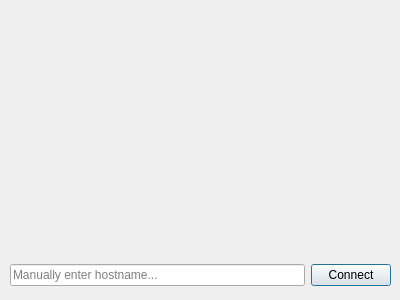
<?xml version="1.0" encoding="UTF-8"?>
<ui version="4.0">
 <class>UserList</class>
 <widget class="QDialog" name="UserList">
  <property name="geometry">
   <rect>
    <x>0</x>
    <y>0</y>
    <width>400</width>
    <height>300</height>
   </rect>
  </property>
  <property name="windowTitle">
   <string>MQTT Messenger - Contacts</string>
  </property>
  <widget class="QWidget" name="verticalLayoutWidget">
   <property name="geometry">
    <rect>
     <x>39</x>
     <y>9</y>
     <width>321</width>
     <height>241</height>
    </rect>
   </property>
   <layout class="QVBoxLayout" name="verticalLayout"/>
  </widget>
  <widget class="QWidget" name="horizontalLayoutWidget">
   <property name="geometry">
    <rect>
     <x>10</x>
     <y>260</y>
     <width>381</width>
     <height>31</height>
    </rect>
   </property>
   <layout class="QHBoxLayout" name="horizontalLayout">
    <item>
     <widget class="QLineEdit" name="lineEditHostname">
      <property name="placeholderText">
       <string>Manually enter hostname...</string>
      </property>
     </widget>
    </item>
    <item>
     <widget class="QPushButton" name="pushButtonConnect">
      <property name="text">
       <string>Connect</string>
      </property>
     </widget>
    </item>
   </layout>
  </widget>
 </widget>
 <resources/>
 <connections/>
</ui>
